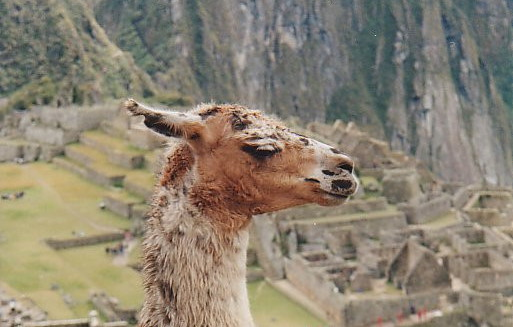
#> input picture graphcut/imgs/llama.jpg, 513 x 327 px
$ jupyter execute --allow-errors graphcut.ipynb   (shell and % lines are left out)   (older library calls are emulated)
#> lines starting #> are read from the running program, lines starting #| are printed output that depends on the picture
[cell 1]
import numpy as np
from scipy import signal
from scipy.stats import multivariate_normal
from matplotlib import pyplot as plt
import cv2
import maxflow
import networkx as nx
from sklearn import cluster

#> (a cell that did not finish here is left out)

#> (a cell that did not finish here is left out)

[cell 4]
plt.figure(figsize=(15,5))
plt.subplot(131)
#> (the rest of this cell did not finish here and is left out)

#> (a cell that did not finish here is left out)

#> (a cell that did not finish here is left out)

[cell 7]
# image segmentation
img = cv2.imread("imgs/llama.jpg",cv2.IMREAD_COLOR).astype(np.float)
mask = cv2.imread("imgs/llama_brush.png",cv2.IMREAD_COLOR).astype(np.float)
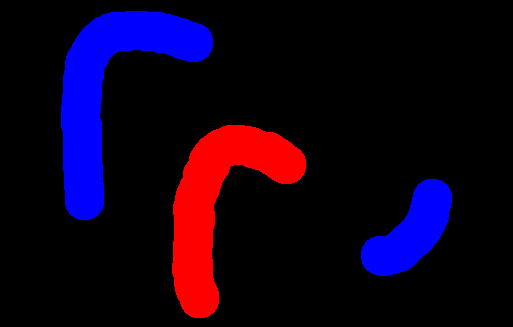
#> input picture graphcut/imgs/llama_brush.png, 513 x 327 px

plt.figure()
plt.imshow(img[:,:,::-1]/255.)
print(np.max(img))
#| 255.0
plt.figure()
plt.imshow(mask[:,:,0])
print(np.max(mask[:,:,0]))
#| 255.0
plt.figure()
plt.imshow(mask[:,:,2])
print(np.max(mask[:,:,2]))
#| 255.0
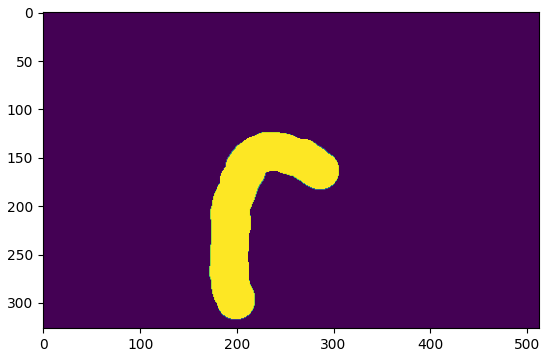
#> figure drawn by matplotlib, 1 panel

[cell 8]
# image segmentation using histogram
# https://cw.fel.cvut.cz/old/courses/b4m33dzo/labs/4_segmentation
pixs = [img[mask[:,:,0] == 255.,0],img[mask[:,:,2] == 255.,0]]

# find histogram
hists = [np.histogram(pixs[k],256,(0,255))[0] for k in range(2)]
#> hists = 2 items
# smooth histogram, does not have to be causal
# https://dsp.stackexchange.com/questions/19084/applying-filter-in-scipy-signal-use-lfilter-or-filtfilt
hists_smooth = [signal.filtfilt(0.2,[1,-0.8],hists[k]) for k in range(2)]
#> hists_smooth = 2 items
plt.figure()
for k in range(2):
    plt.plot(hists[k],label='%s' % k)
    plt.plot(hists_smooth[k],label='smooth %s' % k)
plt.legend()

# normalize to obtain pmf term
pmfs_smooth = [hists_smooth[k]/np.sum(hists_smooth[k]) for k in range(2)]
#> pmfs_smooth = 2 items

# bayesian inference for datacost
posterior = pmfs_smooth[0]/(pmfs_smooth[0]+pmfs_smooth[1])
#> posterior = 256 values, max 0.696 at index 112, min 3.76e-05 at index 0, mean 0.227
datacost = posterior[img[:,:,0].astype(np.uint8)]
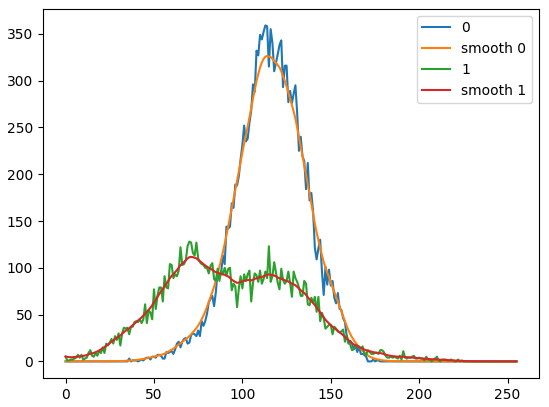
#> figure drawn by matplotlib, 1 panel; curve peaks at x = 113, y = 359; curve peaks at x = 114, y = 326.3; curve peaks at x = 70, y = 128

[cell 9]
plt.figure()
plt.imshow(datacost)

[cell 10]
# image segmentation using GMM
# https://cw.fel.cvut.cz/old/courses/b4m33dzo/labs/4_segmentation
pixs = [img[mask[:,:,0] == 255.,:],img[mask[:,:,2] == 255.,:]]
# K means clustering
K = 2
priors = [[None]*K,[None]*K]
mvns = [[None]*K,[None]*K]
for c in range(2): # 2 classes
    # 2 clusters for each class
    kmeans = cluster.KMeans(n_clusters=K).fit(pixs[c])
    for k in range(K):
        priors[c][k] = np.mean(kmeans.labels_==k,axis=0)
        mean = np.mean(pixs[c][kmeans.labels_==k,:],axis=0)
        cov = np.cov(pixs[c][kmeans.labels_==k,:],rowvar=False,bias=True)
        mvns[c][k] = multivariate_normal(mean=mean,cov=cov)
#> after the loop, mvns = 2 items; priors = [[0.539, 0.461], [0.482, 0.518]]

# likelihood of each classes
liks = [None,None]
for c in range(2):
    liks[c] = priors[c][0]*mvns[c][0].pdf(img) + priors[c][1]*mvns[c][1].pdf(img)
#> after the loop, liks = 2 items

# bayesian
datacost = liks[0]/(liks[0]+liks[1])
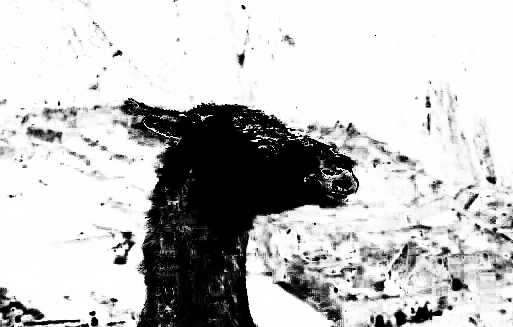
#> datacost: shape (327, 513) float64; min 8.57e-18, max 1, mean 0.761

[cell 11]
plt.figure()
plt.imshow(datacost)

[cell 12]
# compute image gradient
# convert to yuv
img_yuv = cv2.cvtColor(img.astype(np.uint8),cv2.COLOR_BGR2YUV)
#> img_yuv: shape (327, 513, 3); mean of channels 0, 1, 2 132, 119.6, 135.4
img_y,img_u,img_v = cv2.split(img_yuv)
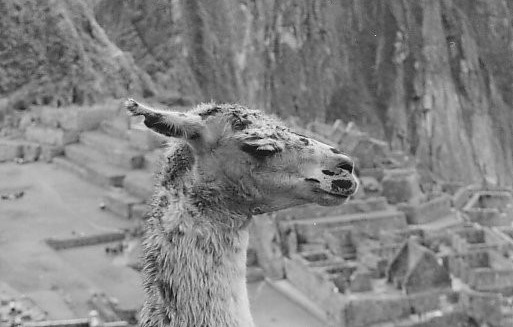
#> img_y: shape (327, 513); min 1, max 247, mean 132
plt.figure()
plt.imshow(img_y)

# sobel gradient
sobelx = cv2.Sobel(img_y,cv2.CV_64F,1,0) # Find x and y gradients
sobely = cv2.Sobel(img_y,cv2.CV_64F,0,1)
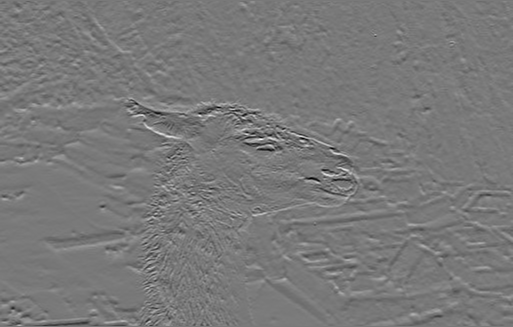
#> sobely: shape (327, 513) float64; min -684, max 753, mean 0.6; drawn with min black and max white

[cell 13]
def grad_map(grad):
    '''
    x = np.arange(0,20,0.1)
    y = grad_map(x)
    plt.figure()
    plt.plot(x,y)
    '''
    grad_abs = np.abs(grad)
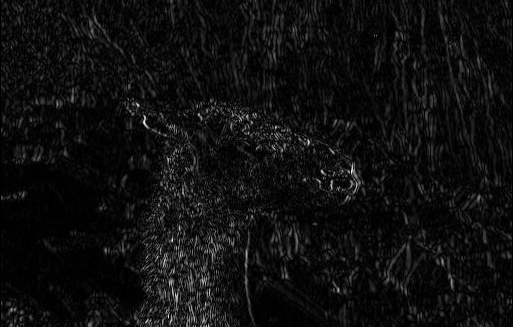
#> grad_abs: shape (327, 513) float64; min 0, max 626, mean 38; drawn with min black and max white
    m = np.mean(grad_abs)
#> m = 38.04
    s = np.std(grad_abs)/2
#> s = 22.58
    return 1 - 1/(1 + np.exp(-(grad_abs-m)/s))
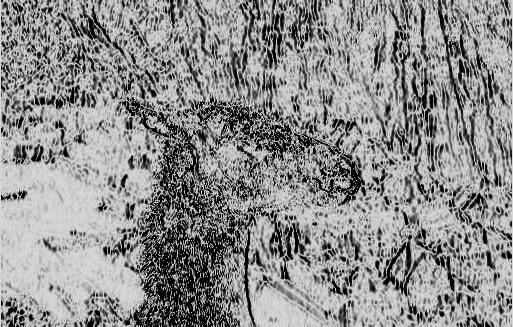
#> returned value: shape (327, 513) float64; min 4.94e-12, max 0.844, mean 0.556

[cell 14]
smoothcostx = grad_map(sobelx)
smoothcosty = grad_map(sobely)
#> in grad_map (call 2), `grad_abs = np.abs(grad)`:
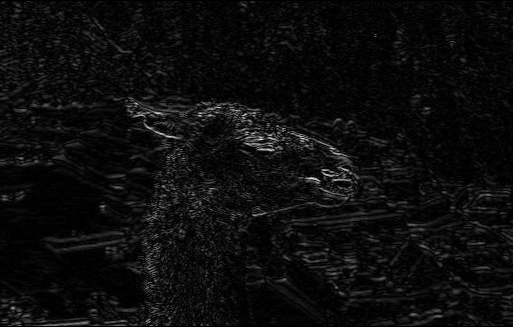
#> grad_abs: shape (327, 513) float64; min 0, max 753, mean 38.6; drawn with min black and max white
#> in grad_map (call 2), `m = np.mean(grad_abs)`: m = 38.59
#> in grad_map (call 2), `s = np.std(grad_abs)/2`: s = 24.4
#> in grad_map (call 2), `return 1 - 1/(1 + np.exp(-(grad_abs-m)/s))`:
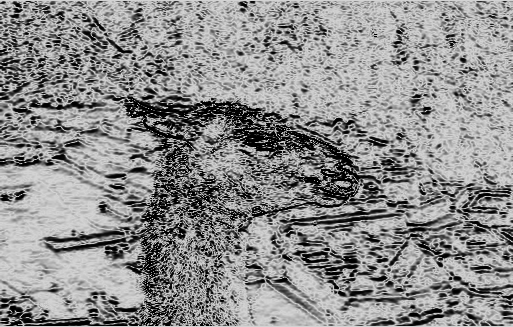
#> returned value: shape (327, 513) float64; min 1.92e-13, max 0.829, mean 0.558

plt.figure(figsize=(10,5))
plt.subplot(121)
plt.imshow(smoothcostx)
plt.subplot(122)
plt.imshow(smoothcosty)
